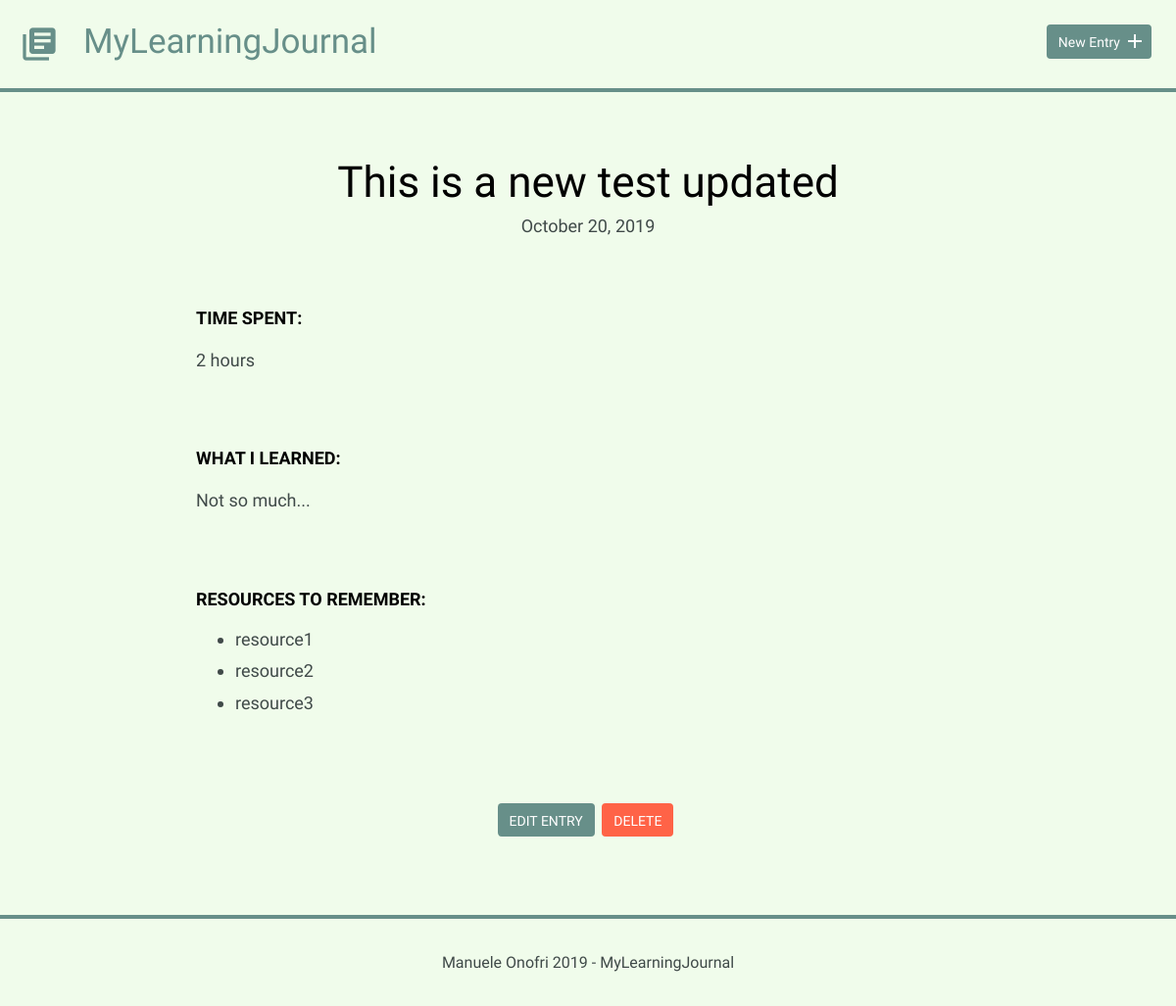
Screenshot of /detail.php?id=6 with the database file from the repository.
### tables this page shows
CREATE TABLE "entries" (
	`id`	INTEGER,
	`title`	TEXT,
	`date`	TEXT,
	`time_spent`	INTEGER,
	`learned`	BLOB,
	`resources`	BLOB,
	PRIMARY KEY(`id`)
);

### inc/functions.php (called while the page is built, shortened)
<?php
function get_entry($entry_id) {
    include('connection.php');
    try {
       $result = $db->prepare('SELECT * FROM entries WHERE id = ?');
       $result->bindValue(1, $entry_id, PDO::PARAM_INT);
       $result->execute();
    } catch (Exception $e) {
       $e->getMessage();
    }
    $entry = $result->fetch();
    return $entry;
}

### detail.php (the view, shortened to what this page needs)
<?php
include('inc/functions.php');
if (isset($_GET['id'])) {
    $entry_id = filter_input(INPUT_GET, 'id', FILTER_SANITIZE_NUMBER_INT);
    $entry = get_entry($entry_id);
}
include('inc/header.php');
?>
                <div class="entry-list single">
                    <article>
                        <h1><?php echo $entry['title']; ?></h1>
                        <time datetime="<?php echo $entry['date']; ?>">
                            <?php echo strftime("%B %e, %G", strtotime($entry['date'])); ?>
                        </time>
                        <div class="entry">
                            <h3>Time Spent: </h3>
                            <p><?php echo $entry['time_spent']; ?></p>
                        </div>
                        <div class="entry">
                            <h3>What I Learned:</h3>
                            <p><?php echo $entry['learned']; ?></p>
                        </div>
                        <?php if (!empty($entry['resources'])) {
                            $resources = explode(", ", $entry['resources']);
                            echo '<div class="entry">';
                            echo "<h3>Resources to Remember:</h3>";
                            echo "<ul>";
                            foreach ($resources as $resource) {
                                echo "<li>$resource</li>";
                            }
                            echo "</ul>";
                            echo "</div";
                        } ?>
                    </article>
                </div>
                <div class="edit">
                    <a class="button" href="edit.php?id=<?php echo $entry['id']; ?>">Edit Entry</a>
                    <form method='post' action='detail.php' onsubmit="return confirm('Are you sure you want to delete this task?')">
                        <input type='submit' class='button button-delete' value='delete' />
                    </form>
                </div>
<?php
include('inc/footer.php');
?>

### css/site.css (style rules this page uses)
body { font-size: 16px; color: #404a49; font-family: 'Cousine', serif; font-weight: 400; background-color: rgb(240, 252, 235); }
.button { padding: 8px 10px 6px 10px; background: #678f89; border: 2px solid #678f89; border-radius: 4px; text-decoration: none; color: #FFF; position: relative; text-align: center; font-size: 14px; }
.button-delete { text-transform: uppercase; background-color: tomato; border-color: tomato; }
h1, h2, h3 { margin: 0; font-weight: 400; line-height: 1em; color: #000; }
h1 { font-size: 44px; margin-bottom: 12px; }
h3 { font-size: 18px; font-family: 'Work Sans', serif; font-weight: 600; text-transform: uppercase; }
p { line-height: 1.8em; font-size: 18px; }
ul li { line-height: 1.8em; font-size: 18px; }
.entry-list, .edit-entry, .new-entry { max-width: 800px; margin: 0 auto; padding: 70px 0 150px 0; }
.entry-list article { margin-bottom: 70px; text-align: center; }
.entry-list article:last-child { margin-bottom: 0; }
.entry-list.single { padding-bottom: 70px; }
.entry-list.single time { font-size: 18px; }
.entry { max-width: 800px; margin: 75px auto 0 auto; text-align: left; }
.entry p { margin-bottom: 40px; }
.edit { padding-bottom: 80px; margin: 0 auto; width: 200px; display: flex; justify-content: space-evenly; }
.edit a { font-weight: 400; text-transform: uppercase; font-size: 14px; }
input[type=submit] { margin-right: 5px; }

### rows the page displays
entries: title "This is a new test updated", date "October 20, 2019", time_spent "2 hours", learned "Not so much...", resources "resource1", resources "resource2", resources "resource3"
